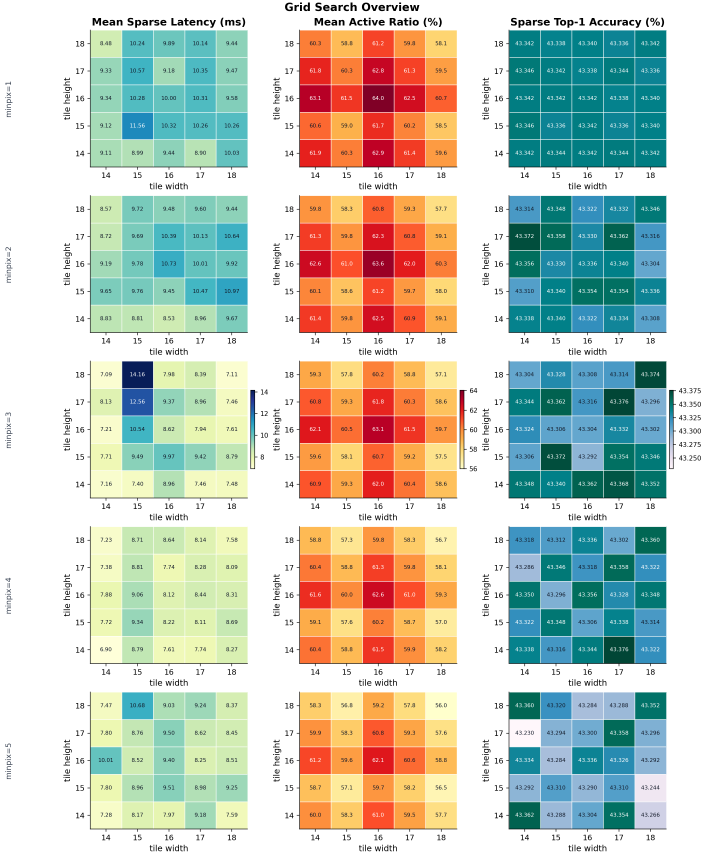
#> input picture GPU-model/active_tile_pixel_dataset_sweep/grid_search_overview.png, 2816 x 3421 px (shown at 1/4 size)
$ python image_crop.py --image ../GPU-model/active_tile_pixel_dataset_sweep/grid_search_overview.png
#> lines starting #> are read from the running program, lines starting #| are printed output that depends on the picture; after the words box and inside, x2 and y2 are one past the last pixel; in counts of white or black regions, pixels touching at a corner belong together
import argparse
from pathlib import Path

import numpy as np
import matplotlib.pyplot as plt
import matplotlib.patches as patches
from PIL import Image


DEFAULT_IMAGE_WIDTH = 224
DEFAULT_IMAGE_HEIGHT = 224
DEFAULT_WINDOW_WIDTH = 16
DEFAULT_WINDOW_HEIGHT = 16


# [163 lines left out: functions generate_blob_pixels, otsu_threshold, binary_dilate, binary_erode, binary_open, binary_close and 1 more, not called in this run]


def load_image_mask(image_path, image_w, image_h, threshold, auto_threshold, invert):
    img = Image.open(image_path).convert("RGB")
    img = img.resize((image_w, image_h), resample=Image.BILINEAR)
    arr = np.asarray(img).astype(np.float32) / 255.0
    gray = 0.299 * arr[:, :, 0] + 0.587 * arr[:, :, 1] + 0.114 * arr[:, :, 2]
    if auto_threshold:
        threshold = otsu_threshold(gray)
    mask = (gray >= threshold).astype(np.uint8)
    if invert:
        mask = 1 - mask
    return mask, threshold, arr

def get_scanline_stream(pixels):
    """
    Convert the 2D pixel array into a full scanline stream (x-major, row by row).
    This is what the FPGA actually receives: ALL pixels in order.
    Returns list of tuples: (x, y, pixel_value) where pixel_value is 0 or 1
    """
    stream = []
    for y in range(pixels.shape[0]):
        for x in range(pixels.shape[1]):
            stream.append((x, y, pixels[y, x]))
    return stream

def calculate_windows_online(stream, window_w, window_h, verbose=False):
    """
    Calculate tiled windows ON-THE-FLY as the pixel stream comes in.
    This simulates what the FPGA would do in real-time.

    Algorithm:
    1. As each pixel arrives, check if it's an object pixel
    2. If yes, determine which window it belongs to
    3. Mark that window as needed

    Returns: list of windows and the order they were discovered
    """
    windows_dict = {}  # Key: (window_x, window_y), Value: discovery_order
    discovery_order = 0

    print("\n" + "="*60)
    print("SIMULATING ON-THE-FLY WINDOW DETECTION")
    print("="*60)
    print("Processing pixel stream in scanline order (x-major)...")

    object_count = 0
    for idx, (x, y, pixel_val) in enumerate(stream):
        if pixel_val == 1:  # Object pixel detected
            object_count += 1

            # Calculate which window this pixel belongs to
            window_x = (x // window_w) * window_w
            window_y = (y // window_h) * window_h
            window_key = (window_x, window_y)

            # If this window hasn't been discovered yet, add it
            if window_key not in windows_dict:
                windows_dict[window_key] = discovery_order
                if verbose and discovery_order < 10:  # Only print first 10 to avoid clutter
                    print(f"  Pixel #{idx}: ({x},{y}) → NEW Window at ({window_x},{window_y}) [Window #{discovery_order}]")
                discovery_order += 1

    print(f"\nStream Statistics:")
    print(f"  Total pixels processed: {len(stream)}")
    print(f"  Object pixels found: {object_count}")
    print(f"  Empty pixels: {len(stream) - object_count}")
    print(f"  Windows needed: {len(windows_dict)}")
    print("="*60)

    # Convert to list format with discovery order
    windows_with_order = []
    for (wx, wy), order in sorted(windows_dict.items(), key=lambda x: x[1]):
        windows_with_order.append((wx, wy, window_w, window_h, order))

    return windows_with_order

def visualize_tiled_convolution(pixels, windows, stream, window_w, window_h, output_image, rgb_image=None):
    """
    Create visualization showing:
    1. The full scanline stream concept
    2. The tiled windows overlaid with discovery order
    """
    fig, axes = plt.subplots(1, 2, figsize=(16, 8))

    # Plot 1: Show scanline concept
    ax1 = axes[0]
    ax1.imshow(pixels, cmap='gray', interpolation='nearest')
    ax1.set_title('Pixel Stream (Scanline Order: X-major)\nWhite=Object(1), Black=Empty(0)',
                  fontsize=14, fontweight='bold')
    ax1.set_xlabel('X → (scanning direction)', fontsize=12)
    ax1.set_ylabel('Y (row number)', fontsize=12)

    # Draw scanline direction arrows
    image_h, image_w = pixels.shape
    arrow_y_positions = [5, 20, 35, 50]
    for y_pos in arrow_y_positions:
        if y_pos < image_h:
            ax1.annotate('', xy=(image_w-5, y_pos), xytext=(5, y_pos),
                        arrowprops=dict(arrowstyle='->', color='red',
                                      lw=2, alpha=0.7))
            ax1.text(2, y_pos, f'Row {y_pos}', color='red', fontsize=9,
                    bbox=dict(boxstyle='round', facecolor='yellow', alpha=0.7))

    ax1.grid(True, alpha=0.3, linewidth=0.5)

    # Plot 2: Pixels with tiled windows showing discovery order
    ax2 = axes[1]
    if rgb_image is not None:
        ax2.imshow(rgb_image, interpolation='nearest')
    else:
        ax2.imshow(pixels, cmap='gray', interpolation='nearest', alpha=0.7)
    ax2.set_title(f'Windows Drawn On-The-Fly (Size: {window_w}×{window_h})\nNumbers = Discovery Order',
                  fontsize=14, fontweight='bold')
    ax2.set_xlabel('X', fontsize=12)
    ax2.set_ylabel('Y', fontsize=12)
    ax2.grid(True, alpha=0.3, linewidth=0.5)

    # Draw windows with discovery order
    for x, y, w, h, order in windows:
        rect = patches.Rectangle((x - 0.5, y - 0.5), w, h,
                                linewidth=2, edgecolor='red',
                                facecolor='none', linestyle='-')
        ax2.add_patch(rect)

        # Add discovery order number at center
        center_x = x + w / 2
        center_y = y + h / 2
        ax2.text(center_x, center_y, str(order),
                color='white', fontsize=11, weight='bold',
                ha='center', va='center',
                bbox=dict(boxstyle='round', facecolor='blue', alpha=0.7,
                         edgecolor='cyan', linewidth=2))

    plt.tight_layout()
    if output_image:
        fig.savefig(output_image, dpi=150)
        print(f"Saved visualization to {output_image}")
    else:
        plt.show()
    print(f"✓ Total windows needed: {len(windows)}")
    print(f"✓ Window size: {window_w} × {window_h}")

    return fig

def print_stream_sample(stream, num_samples=20):
    """Print a sample of the pixel stream to show format"""
    print("\n" + "="*60)
    print("SAMPLE OF PIXEL STREAM (first 20 pixels)")
    print("="*60)
    print("Format: (x, y, value) where value: 0=empty, 1=object")
    print("-"*60)
    for i, (x, y, val) in enumerate(stream[:num_samples]):
        pixel_type = "OBJECT" if val == 1 else "empty"
        print(f"  Pixel #{i:3d}: ({x:2d}, {y:2d}) = {val} [{pixel_type}]")
    print("  ... (continues for all pixels)")
    print("="*60)

def main():
    parser = argparse.ArgumentParser(description="Tiled window discovery demo (scanline stream).")
    parser.add_argument("--image-width", type=int, default=DEFAULT_IMAGE_WIDTH)
    parser.add_argument("--image-height", type=int, default=DEFAULT_IMAGE_HEIGHT)
    parser.add_argument("--image-size", type=int, default=None, help="Square size override.")
    parser.add_argument("--window-width", type=int, default=DEFAULT_WINDOW_WIDTH)
    parser.add_argument("--window-height", type=int, default=DEFAULT_WINDOW_HEIGHT)
    parser.add_argument("--image", type=str, default="", help="Optional real image path.")
    parser.add_argument("--threshold", type=float, default=0.5, help="Grayscale threshold (0..1).")
    parser.add_argument("--auto-threshold", action="store_true", help="Use Otsu threshold.")
    parser.add_argument("--invert", action="store_true", help="Invert mask after threshold.")
    parser.add_argument("--close-iter", type=int, default=0, help="Apply binary close this many times.")
    parser.add_argument("--open-iter", type=int, default=0, help="Apply binary open this many times.")
    parser.add_argument("--kernel", type=int, default=3, help="Kernel size for morphology (odd).")
    parser.add_argument("--keep-largest", action="store_true", help="Keep only the largest connected component.")
    parser.add_argument("--min-area", type=int, default=0, help="Keep components with area >= this.")
    parser.add_argument("--verbose", action="store_true")
    parser.add_argument("--output-image", type=str, default="", help="Save visualization to this path instead of showing.")
    parser.add_argument(
        "--overlay-rgb",
        action="store_true",
        help="Overlay tiles on RGB image instead of mask (requires --image).",
    )
    args = parser.parse_args()

    if args.image_size is not None:
        image_w = args.image_size
        image_h = args.image_size
    else:
        image_w = args.image_width
        image_h = args.image_height

    window_w = args.window_width
    window_h = args.window_height

    print("="*60)
    print("FPGA OBJECT DETECTION - TILED CONVOLUTION SIMULATION")
    print("="*60)

    rgb_image = None
    if args.image:
        img_path = Path(args.image)
        if not img_path.exists():
            raise SystemExit(f"Image not found: {img_path}")
        print("\n1. Loading real image and thresholding...")
        pixels, used_thresh, rgb_image = load_image_mask(
            img_path, image_w, image_h, args.threshold, args.auto_threshold, args.invert
        )
#> in load_image_mask, `img = img.resize((image_w, image_h), resample=Image.BILINEAR)`:
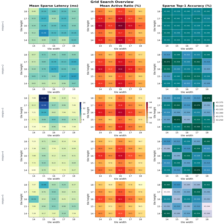
#> img: PIL image 224x224 RGB; mean R, G, B 197.4, 202.7, 189.2
#> in load_image_mask, `gray = 0.299 * arr[:, :, 0] + 0.587 * arr[:, :, 1] + 0.114 * arr[:, :,..`:
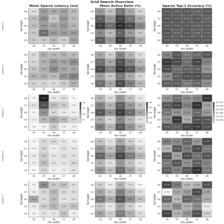
#> gray: shape (224, 224) float32; min 0.115, max 1, mean 0.783
#> in load_image_mask, `mask = (gray >= threshold).astype(np.uint8)`:
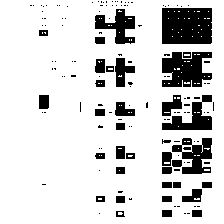
#> mask: shape (224, 224); values 0 (black) and 1 (white), 83.5% white; 146 black regions (110 under 20 px), largest, box (x1, y1, x2, y2) and area: (162, 8, 212, 44) 1762, (162, 52, 212, 87) 1266, (172, 138, 212, 174) 780
#> used_thresh = 0.5
        print(f"   Using threshold: {used_thresh:.3f}")
#|    Using threshold: 0.500
        if args.close_iter > 0:
            pixels = binary_close(pixels, k=args.kernel, iters=args.close_iter)
        if args.open_iter > 0:
            pixels = binary_open(pixels, k=args.kernel, iters=args.open_iter)
        if args.keep_largest or args.min_area > 0:
            pixels = keep_largest_component(pixels, min_area=args.min_area)
    else:
        print("\n1. Generating blob pixels with stems/branches...")
        pixels = generate_blob_pixels(image_w, image_h)

    print("2. Converting to scanline stream (x-major order)...")
    stream = get_scanline_stream(pixels)
#> after the loop in get_scanline_stream, `for y in range(pixels.shape[0]):`: stream = 50176 items
#> stream = 50176 items
    print(f"   Generated stream with {len(stream)} pixels")
#|    Generated stream with 50176 pixels

    print_stream_sample(stream, num_samples=20)
#> the loop in print_stream_sample, `for i, (x, y, val) in enumerate(stream[:num_samples]):` made 20 passes
#|   Pixel #  0: ( 0,  0) = 1 [OBJECT]
#|   Pixel #  1: ( 1,  0) = 1 [OBJECT]
#|   Pixel #  2: ( 2,  0) = 1 [OBJECT]
#|   Pixel #  3: ( 3,  0) = 1 [OBJECT]
#|   Pixel #  4: ( 4,  0) = 1 [OBJECT]
#|   Pixel #  5: ( 5,  0) = 1 [OBJECT]
#|   Pixel #  6: ( 6,  0) = 1 [OBJECT]
#|   Pixel #  7: ( 7,  0) = 1 [OBJECT]
#> (further printed lines are left out)

    print(f"\n3. Processing stream to detect windows on-the-fly...")
    windows = calculate_windows_online(stream, window_w, window_h, verbose=args.verbose)
#> the loop in calculate_windows_online, `for idx, (x, y, pixel_val) in enumerate(stream):` made 50176 passes
#> (window_x, window_key) on passes 1 to 12: (0, (0, 0)), (0, (0, 0)), (0, (0, 0)), (0, (0, 0)), (0, (0, 0)), (0, (0, 0)), (0, (0, 0)), (0, (0, 0)), (0, (0, 0)), (0, (0, 0)), (0, (0, 0)), (0, (0, 0))
#> after the loop in calculate_windows_online, `for idx, (x, y, pixel_val) in enumerate(stream):`: discovery_order = 196; object_count = 41889; windows_dict = 196 items
#|   Total pixels processed: 50176
#|   Object pixels found: 41889
#|   Empty pixels: 8287
#|   Windows needed: 196
#> the loop in calculate_windows_online, `for (wx, wy), order in sorted(windows_dict.items(), key=lambda x: x[1]):` made 196 passes
#> (wx, wy) on passes 1 to 3: (0, 0), (16, 0), (32, 0)
#> after the loop in calculate_windows_online, `for (wx, wy), order in sorted(windows_dict.items(), key=lambda x: x[1]):`: windows_with_order = 196 items, first 6: (0, 0, 16, 16, 0), (16, 0, 16, 16, 1), (32, 0, 16, 16, 2), (48, 0, 16, 16, 3), (64, 0, 16, 16, 4), (80, 0, 16, 16, 5)
#> windows has the same summary as windows_with_order in calculate_windows_online

    print("\n4. Creating visualization...")
    output_image = args.output_image.strip() or None
    if args.overlay_rgb and rgb_image is None:
        raise SystemExit("--overlay-rgb requires --image")
    overlay = rgb_image if args.overlay_rgb else None
    visualize_tiled_convolution(pixels, windows, stream, window_w, window_h, output_image, overlay)
#> the loop in visualize_tiled_convolution, `for x, y, w, h, order in windows:` made 196 passes
#> (x, y, center_x, center_y) on passes 1 to 3: (0, 0, 8, 8), (16, 0, 24, 8), (32, 0, 40, 8)
#> in visualize_tiled_convolution, `plt.show()`:
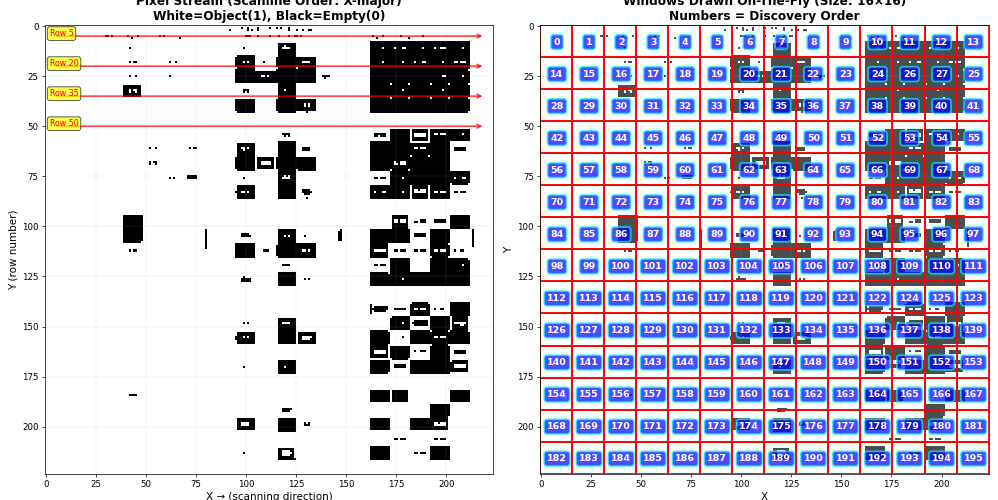
#> figure drawn by matplotlib, 2 panels
#| ✓ Total windows needed: 196

    print("\n" + "="*60)
    print("KEY INSIGHT FOR FPGA:")
    print("="*60)
    print("• Camera sends pixels in scanline order (row by row, left to right)")
    print("• FPGA receives: x=0,y=0, x=1,y=0, x=2,y=0, ... x=79,y=0, x=0,y=1, ...")
    print("• When an object pixel arrives, calculate which window it belongs to:")
    print(f"    window_x = (pixel_x / {window_w}) * {window_w}")
    print(f"    window_y = (pixel_y / {window_h}) * {window_h}")
    print("• Track unique windows in a lookup table/hash")
    print("• Each new window triggers convolution processing")
    print("="*60)

    print("\n✓ Complete! Check the visualization.")

if __name__ == "__main__":
    main()

$ run again, on GPU-model/active_tile_pixel_dataset_sweep/tile_height_sweep.png
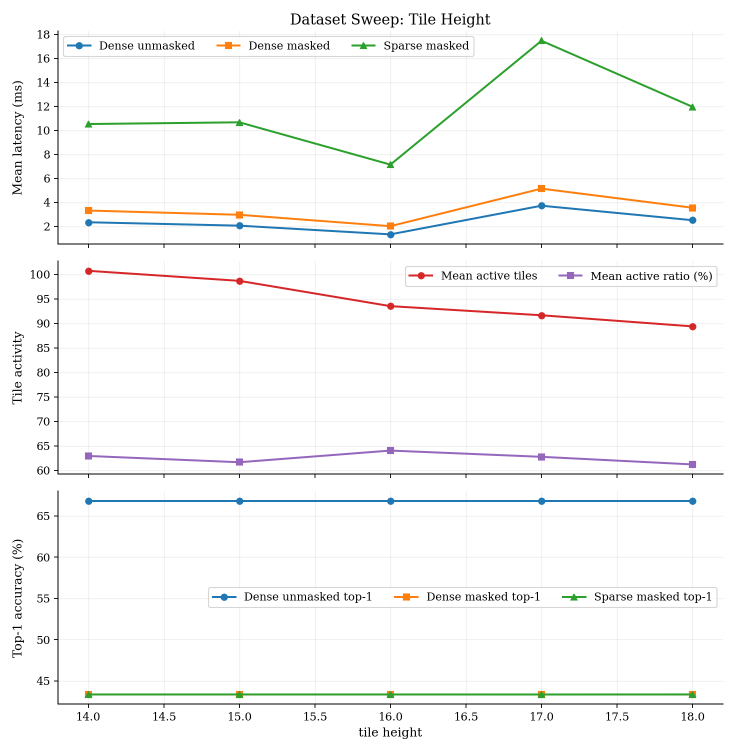
#> input picture GPU-model/active_tile_pixel_dataset_sweep/tile_height_sweep.png, 1472 x 1504 px (shown at 1/2 size)
#> in load_image_mask, `mask = (gray >= threshold).astype(np.uint8)`:
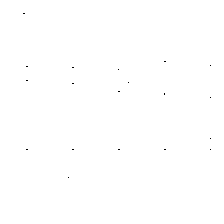
#> mask: shape (224, 224); values 0 (black) and 1 (white), 99.9% white; black in thin lines or dots, all inside (x1, y1, x2, y2) = (23, 13, 211, 178)
#> used_thresh = 0.5
#|    Using threshold: 0.500
#> after the loop in get_scanline_stream, `for y in range(pixels.shape[0]):`: stream = 50176 items
#|    Generated stream with 50176 pixels
#> the loop in print_stream_sample, `for i, (x, y, val) in enumerate(stream[:num_samples]):` made 20 passes
#|   Pixel #  0: ( 0,  0) = 1 [OBJECT]
#|   Pixel #  1: ( 1,  0) = 1 [OBJECT]
#|   Pixel #  2: ( 2,  0) = 1 [OBJECT]
#|   Pixel #  3: ( 3,  0) = 1 [OBJECT]
#|   Pixel #  4: ( 4,  0) = 1 [OBJECT]
#> (further printed lines are left out)
#> the loop in calculate_windows_online, `for idx, (x, y, pixel_val) in enumerate(stream):` made 50176 passes
#> (window_x, window_key) on passes 1 to 8: (0, (0, 0)), (0, (0, 0)), (0, (0, 0)), (0, (0, 0)), (0, (0, 0)), (0, (0, 0)), (0, (0, 0)), (0, (0, 0))
#> after the loop in calculate_windows_online, `for idx, (x, y, pixel_val) in enumerate(stream):`: discovery_order = 196; object_count = 50145; windows_dict = 196 items
#|   Total pixels processed: 50176
#|   Object pixels found: 50145
#|   Empty pixels: 31
#|   Windows needed: 196
#> the loop in calculate_windows_online, `for (wx, wy), order in sorted(windows_dict.items(), key=lambda x: x[1]):` made 196 passes
#> (wx, wy) on passes 1 to 3: (0, 0), (16, 0), (32, 0)
#> after the loop in calculate_windows_online, `for (wx, wy), order in sorted(windows_dict.items(), key=lambda x: x[1]):`: windows_with_order = 196 items, first 6: (0, 0, 16, 16, 0), (16, 0, 16, 16, 1), (32, 0, 16, 16, 2), (48, 0, 16, 16, 3), (64, 0, 16, 16, 4), (80, 0, 16, 16, 5)
#> windows has the same summary as windows_with_order in calculate_windows_online
#> the loop in visualize_tiled_convolution, `for x, y, w, h, order in windows:` made 196 passes
#> (x, y, center_x, center_y) on passes 1 to 3: (0, 0, 8, 8), (16, 0, 24, 8), (32, 0, 40, 8)
#> in visualize_tiled_convolution, `plt.show()`:
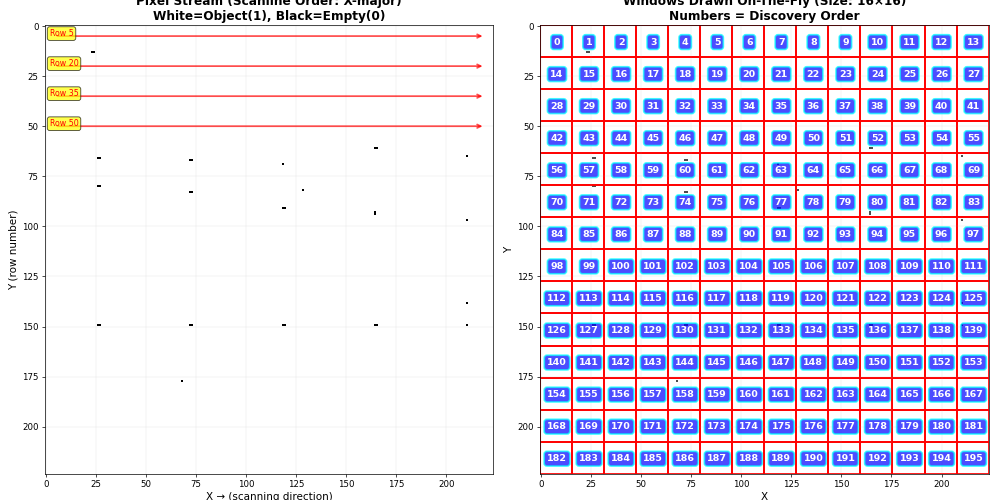
#> figure drawn by matplotlib, 2 panels
#| ✓ Total windows needed: 196

$ run again, on GPU-model/active_tile_pixel_dataset_sweep/tile_width_sweep.png
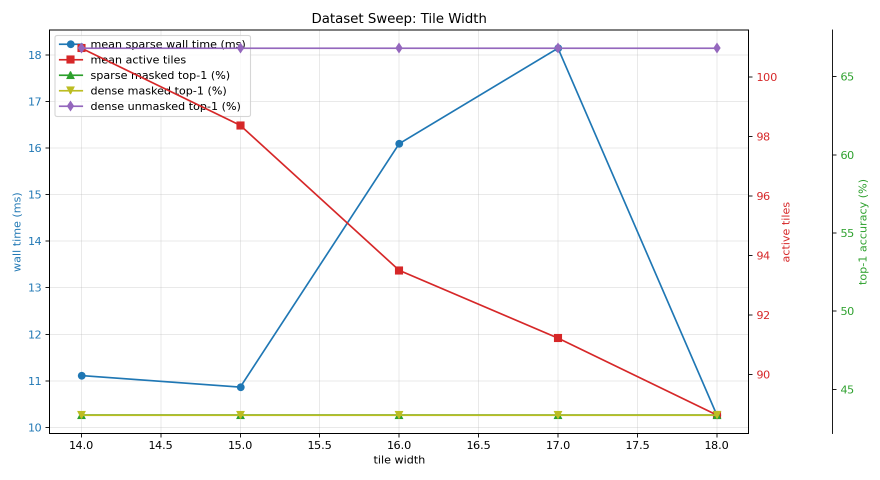
#> input picture GPU-model/active_tile_pixel_dataset_sweep/tile_width_sweep.png, 1760 x 960 px (shown at 1/2 size)
#> in load_image_mask, `mask = (gray >= threshold).astype(np.uint8)`:
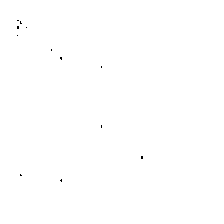
#> mask: shape (224, 224); values 0 (black) and 1 (white), 99.9% white; black in thin lines or dots, all inside (x1, y1, x2, y2) = (17, 20, 143, 182)
#> used_thresh = 0.5
#|    Using threshold: 0.500
#> after the loop in get_scanline_stream, `for y in range(pixels.shape[0]):`: stream = 50176 items
#|    Generated stream with 50176 pixels
#> the loop in print_stream_sample, `for i, (x, y, val) in enumerate(stream[:num_samples]):` made 20 passes
#|   Pixel #  0: ( 0,  0) = 1 [OBJECT]
#|   Pixel #  1: ( 1,  0) = 1 [OBJECT]
#|   Pixel #  2: ( 2,  0) = 1 [OBJECT]
#|   Pixel #  3: ( 3,  0) = 1 [OBJECT]
#|   Pixel #  4: ( 4,  0) = 1 [OBJECT]
#> (further printed lines are left out)
#> the loop in calculate_windows_online, `for idx, (x, y, pixel_val) in enumerate(stream):` made 50176 passes
#> (window_x, window_key) on passes 1 to 8: (0, (0, 0)), (0, (0, 0)), (0, (0, 0)), (0, (0, 0)), (0, (0, 0)), (0, (0, 0)), (0, (0, 0)), (0, (0, 0))
#> after the loop in calculate_windows_online, `for idx, (x, y, pixel_val) in enumerate(stream):`: discovery_order = 196; object_count = 50137; windows_dict = 196 items
#|   Total pixels processed: 50176
#|   Object pixels found: 50137
#|   Empty pixels: 39
#|   Windows needed: 196
#> the loop in calculate_windows_online, `for (wx, wy), order in sorted(windows_dict.items(), key=lambda x: x[1]):` made 196 passes
#> (wx, wy) on passes 1 to 3: (0, 0), (16, 0), (32, 0)
#> after the loop in calculate_windows_online, `for (wx, wy), order in sorted(windows_dict.items(), key=lambda x: x[1]):`: windows_with_order = 196 items, first 6: (0, 0, 16, 16, 0), (16, 0, 16, 16, 1), (32, 0, 16, 16, 2), (48, 0, 16, 16, 3), (64, 0, 16, 16, 4), (80, 0, 16, 16, 5)
#> windows has the same summary as windows_with_order in calculate_windows_online
#> the loop in visualize_tiled_convolution, `for x, y, w, h, order in windows:` made 196 passes
#> (x, y, center_x, center_y) on passes 1 to 3: (0, 0, 8, 8), (16, 0, 24, 8), (32, 0, 40, 8)
#> in visualize_tiled_convolution, `plt.show()`:
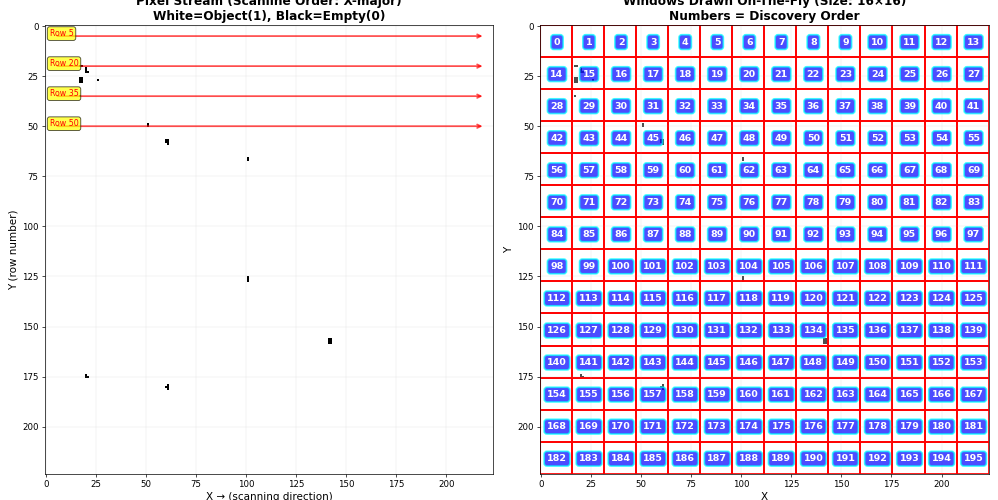
#> figure drawn by matplotlib, 2 panels
#| ✓ Total windows needed: 196
